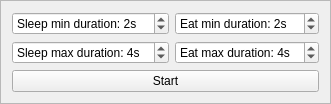
          <widget class="PhilsControlPanel" name="ControlPanel">
           <property name="sizePolicy">
            <sizepolicy hsizetype="Expanding" vsizetype="Preferred">
             <horstretch>0</horstretch>
             <verstretch>0</verstretch>
            </sizepolicy>
           </property>
           <property name="minimumSize">
            <size>
             <width>0</width>
             <height>0</height>
            </size>
           </property>
           <property name="maximumSize">
            <size>
             <width>99999</width>
             <height>100</height>
            </size>
           </property>
           <property name="frameShape">
            <enum>QFrame::Shape::StyledPanel</enum>
           </property>
           <property name="frameShadow">
            <enum>QFrame::Shadow::Raised</enum>
           </property>
           <layout class="QGridLayout" name="gridLayout_3">
            <item row="1" column="0">
             <widget class="QSpinBox" name="spinBoxSleepMinDur">
              <property name="suffix">
               <string>s</string>
              </property>
              <property name="prefix">
               <string>Sleep min duration: </string>
              </property>
              <property name="maximum">
               <number>99</number>
              </property>
              <property name="value">
               <number>2</number>
              </property>
             </widget>
            </item>
            <item row="2" column="1">
             <widget class="QSpinBox" name="spinBoxEatMaxDur">
              <property name="suffix">
               <string>s</string>
              </property>
              <property name="prefix">
               <string>Eat max duration: </string>
              </property>
              <property name="maximum">
               <number>99</number>
              </property>
              <property name="value">
               <number>4</number>
              </property>
             </widget>
            </item>
            <item row="2" column="0">
             <widget class="QSpinBox" name="spinBoxSleepMaxDur">
              <property name="suffix">
               <string>s</string>
              </property>
              <property name="prefix">
               <string>Sleep max duration: </string>
              </property>
              <property name="maximum">
               <number>99</number>
              </property>
              <property name="value">
               <number>4</number>
              </property>
             </widget>
            </item>
            <item row="3" column="0" colspan="2">
             <widget class="QPushButton" name="btnStart">
              <property name="text">
               <string>Start</string>
              </property>
              <property name="autoDefault">
               <bool>false</bool>
              </property>
             </widget>
            </item>
            <item row="1" column="1">
             <widget class="QSpinBox" name="spinBoxEatMinDur">
              <property name="frame">
               <bool>true</bool>
              </property>
              <property name="specialValueText">
               <string/>
              </property>
              <property name="keyboardTracking">
               <bool>true</bool>
              </property>
              <property name="showGroupSeparator" stdset="0">
               <bool>false</bool>
              </property>
              <property name="suffix">
               <string>s</string>
              </property>
              <property name="prefix">
               <string>Eat min duration: </string>
              </property>
              <property name="maximum">
               <number>99</number>
              </property>
              <property name="value">
               <number>2</number>
              </property>
             </widget>
            </item>
           </layout>
          </widget>
